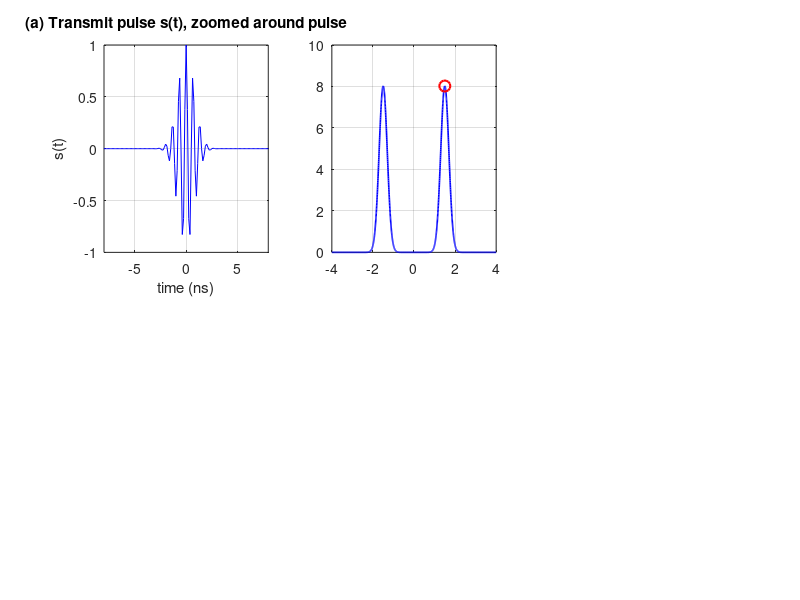

Source code (MATLAB): (Note: this script raises an error after producing the figure.)
%% =====================================================================
%  FFT-DOMAIN (TRUE-TIME-DELAY) BEAMFORMING  --  step-by-step version
%  ---------------------------------------------------------------------
%  Pipeline:
%    1. Take a wideband signal s(t) and compute its COMPLETE FFT S(f)
%       (magnitude spectrum + phase spectrum).
%    2. N-element array -> which directions can we steer to?
%         * ANY direction (-90..90 deg): the delays can take any value.
%         * N of them are INDEPENDENT (non-overlapping, DFT) beams.
%    3. Direction -> delay:  EVERY ANTENNA gets its own delay
%           tau_n(theta) = n*d*sin(theta)/c ,  n = 0..N-1
%       -> for the N independent beams: N directions x N antennas table.
%    4. Simulate the array:  X_n(f) = S(f) * exp(-j*2*pi*f*tau_n)
%    5. Beamform in the FFT domain (delay = linear phase):
%           W_n(f) = (1/N) * exp(+j*2*pi*f*tau_n(theta_s))
%           Y(f)   = sum_n W_n(f) * X_n(f)   (no inverse FFT is used)
%    6. Change the steering delay, see where output power peaks -> DoA.
%    7. Frequency response of the beamformer, true-delay vs phase-shift.
%    8. Repeat for random target angles.
%  No Phased Array Toolbox needed. Requires MATLAB R2018b+ (xline).
%
%  FORMULAS USED (d = lambda/2, theta measured from broadside)
%    delay at antenna n (ANY theta)  tau_n     = n*d*sin(theta)/c
%    phase step per antenna ........ psi       = 2*pi*f*d*sin(theta)/c  (= pi*sin(theta) at f0)
%    N independent (DFT) beams ..... psi_k     = 2*pi*k/N
%    their directions .............. sin(th_k) = 2k/N ,  k = -N/2 ... N/2-1
%    delay STEP of beam k .......... dtau_k    = d*sin(th_k)/c = k/(N*f0)
%                                    (difference between NEIGHBOURING antennas)
%    delay of antenna n, beam k .... tau_n,k   = n*dtau_k     (8 x 8 table, STEP 3)
%    array input ................... X_n(f)    = S(f)*exp(-j*2*pi*f*tau_n)
%    beamformer .................... Y(f)      = sum_n (1/N)*exp(+j*2*pi*f*tau_steer,n) * X_n(f)
%
%  NOTE on "delay" vs "advance": the weight exp(+j2 pi f tau) is a time
%  ADVANCE. In hardware each antenna instead gets the delay (T - tau_n),
%  with T a common delay chosen so all delays are >= 0. A common delay on
%  every antenna does not change the beam direction, so both are the same
%  beamformer (the table in STEP 3 shows the non-negative version).
%
%  NOTE: k = -4 is theta = -90 deg = END-FIRE (along the array), not usable
%  in practice -> 8 independent beams, 7 usable. Directions between the
%  beams are allowed, but those beams overlap the main 8.
%  =====================================================================
clear; clc; close all;
rng('shuffle');
fprintf('=========== FFT BEAMFORMING: STEP BY STEP ===========\n\n');

%% ---------------------------------------------------------------------
%% STEP 0 : PARAMETERS
%% ---------------------------------------------------------------------
c      = 299792458;          % speed of light (m/s)
f0     = 1.5e9;              % centre frequency (Hz), band = 1-2 GHz
lambda = c/f0;               % wavelength (m)
N      = 8;                  % number of array elements
d      = lambda/2;           % element spacing (m)
pos    = (0:N-1).' * d;      % element positions along the array (N x 1)

fs     = 8e9;                % sampling frequency (Hz)
Ns     = 2048;               % number of samples (= FFT length)
t      = (0:Ns-1).' / fs;    % time vector (s)
df     = fs/Ns;              % FFT bin spacing (Hz)
f      = (-Ns/2:Ns/2-1).' * df;   % two-sided frequency axis (Hz), FFT-shifted
band   = abs(f) >= 1e9 & abs(f) <= 2e9;   % signal band (both sides), used for power

trueAngle  = 25;             % actual direction of the target (deg)
steerAngle = 25;             % beam steering direction for the demo (deg)
steerOff   = 33;             % a deliberately mis-steered beam (deg)
noiseStd   = 0;              % set e.g. 0.05 to add sensor noise

fprintf('f0 = %.2f GHz, lambda = %.2f cm, N = %d, d = lambda/2 = %.2f cm\n', ...
    f0/1e9, lambda*100, N, d*100);
fprintf('fs = %.1f GHz, Ns = %d samples, bin spacing = %.3f MHz\n', ...
    fs/1e9, Ns, df/1e6);
fprintf('Note: at 2 GHz, d = %.3f lambda -> grating lobes if steering beyond about %.0f deg.\n\n', ...
    d*2e9/c, asind(c/(2e9*d) - 1));

%% ---------------------------------------------------------------------
%% STEP 1 : TRANSMIT SIGNAL  s(t)  AND ITS COMPLETE FFT  S(f)
%% ---------------------------------------------------------------------
t0    = t(Ns/2+1);                    % pulse centre (sample Ns/2+1)
sigma = 0.8e-9;                       % envelope width (s)
s     = exp(-0.5*((t-t0)/sigma).^2) .* cos(2*pi*f0*(t-t0));   % Ns x 1, real

% ifftshift moves the pulse centre to sample 1 (t = 0), so there is no
% e^{-j2 pi f t0} term and the phase spectrum is flat. (ifftshift is only a
% circular re-ordering of the samples, NOT an inverse FFT.)
S    = fftshift(fft(ifftshift(s)));
magS = abs(S);
S_ph = complex(real(S), imag(S).*(abs(imag(S)) > 1e-9*max(magS)));  % drop round-off
phS  = angle(S_ph);
phS(magS < 1e-3*max(magS)) = NaN;     % phase is meaningless where |S|~0

[~, k0] = min(abs(f - f0));           % FFT bin closest to f0
fprintf('STEP 1: FFT of s(t).  At f = %.4f GHz (bin %d):\n', f(k0)/1e9, k0);
fprintf('        S(f0) = %.4f %+.4fj   |S| = %.4f   phase = %.2f deg\n\n', ...
    real(S(k0)), imag(S(k0)), abs(S(k0)), rad2deg(angle(S(k0))));

[pk, ipk] = max(magS .* (f > 0));     % spectral peak (positive side)

figure('Name','Step 1: signal and its full FFT','Position',[30 50 1300 700]);
subplot(2,3,1);
plot((t-t0)*1e9, s, 'b'); grid on;
xlim([-8 8]); xlabel('time (ns)'); ylabel('s(t)');
title('(a) Transmit pulse s(t), zoomed around pulse');
subplot(2,3,2);
plot(f/1e9, magS, 'b', 'LineWidth', 1.2); hold on; grid on;
plot(f(ipk)/1e9, pk, 'ro', 'MarkerSize', 8, 'LineWidth', 1.5);
xline(-f0/1e9,'k:'); xline(f0/1e9,'k:');
xlim([-3 3]); xlabel('frequency (GHz)'); ylabel('|S(f)|');
title('(b) Whole spectrum |S(f)| (two-sided)');
legend('|S(f)|', sprintf('peak %.3f GHz', f(ipk)/1e9), 'Location','north');
subplot(2,3,3);
zz = abs(f - f0) <= 40e6;
stem(f(zz)/1e6, magS(zz), 'b', 'filled', 'MarkerSize', 4); hold on; grid on;
plot(f(ipk)/1e6, pk, 'ro', 'MarkerSize', 8, 'LineWidth', 1.5);
xlabel('frequency (MHz)'); ylabel('|S(f)|');
title(sprintf('(c) Zoom: FFT bins around f_0 (spacing %.2f MHz)', df/1e6));
subplot(2,3,[4 6]);
plot(f/1e9, rad2deg(phS), 'r.', 'MarkerSize', 5); grid on;
xlim([-3 3]); ylim([-200 200]); yticks(-180:90:180);
xlabel('frequency (GHz)'); ylabel('\angle S(f) (deg)');
title('(d) Phase spectrum \angle S(f)  (masked where |S| is negligible; pulse centred at t = 0 -> flat at 0^\circ)');

%% ---------------------------------------------------------------------
%% STEP 2 : WHICH DIRECTIONS CAN AN N-ELEMENT ARRAY STEER TO?
%% ---------------------------------------------------------------------
% ANY direction: the delay step d*sin(theta)/c can take any value.
% But only N beams are INDEPENDENT (orthogonal, non-overlapping):
%       psi = pi*sin(theta),  psi_k = 2*pi*k/N  ->  sin(theta_k) = 2k/N
% Each of these has a null in the directions of the other N-1 beams.
kk         = (-N/2:N/2-1).';
sinTheta_k = 2*kk/N;
theta_k    = asind(sinTheta_k);
dtau_k     = d*sinTheta_k/c;          % delay STEP between neighbouring antennas

fprintf('STEP 2: the beam can point in ANY direction from -90 to +90 deg.\n');
fprintf('        N = %d antennas give N = %d INDEPENDENT (DFT) beams:\n', N, N);
fprintf('   k   sin(theta_k)   theta_k(deg)   phase step psi_k(deg)   delay STEP between neighbours (ps)\n');
for i = 1:N
    fprintf('  %2d     %+6.3f        %+7.2f            %+7.1f                   %+7.2f\n', ...
        kk(i), sinTheta_k(i), theta_k(i), rad2deg(2*pi*kk(i)/N), dtau_k(i)*1e12);
end
fprintf('   The delay STEP is not the delay of one antenna: antenna n gets n x step (see STEP 3).\n');
fprintf('   Beams are uniform in sin(theta), not theta -> wider near +/-90 deg.\n');
fprintf('   Directions in between (e.g. %d deg) are allowed; they overlap the main beams.\n', trueAngle);
fprintf('   k = -4 (-90 deg) is END-FIRE (along the array): 8 independent beams, 7 usable.\n\n');

figure('Name','Q1: steering directions','Position',[60 60 1100 480]);
subplot(1,2,1); hold on;
plot([-0.9 0.9], [-0.08 -0.08], '-', 'Color', [0.3 0.3 0.3], 'LineWidth', 1.5);
plot(linspace(-0.9,0.9,N), -0.08*ones(1,N), 'ks', 'MarkerFaceColor','k', 'MarkerSize', 5);
text(0, -0.2, 'array (8 elements)', 'HorizontalAlignment','center');
for i = 1:N
    if abs(theta_k(i)) > 89.9
        clr = [0.55 0.55 0.55];  lab = sprintf('k=%d\n%.1f^\\circ\n(end-fire)', kk(i), theta_k(i));
    else
        clr = [0 0.3 0.9];       lab = sprintf('k=%d\n%.1f^\\circ', kk(i), theta_k(i));
    end
    plot([0 sind(theta_k(i))], [0 cosd(theta_k(i))], '-', 'Color', clr, 'LineWidth', 2.2);
    text(1.18*sind(theta_k(i)), 1.18*cosd(theta_k(i)), lab, ...
        'HorizontalAlignment','center', 'FontSize', 9, 'Color', clr);
end
plot([0 sind(trueAngle)], [0 cosd(trueAngle)], '--', 'Color', [0.8 0.2 0.2], 'LineWidth', 2);
text(1.05*sind(trueAngle)+0.25, 1.05*cosd(trueAngle), sprintf('%d^\\circ (in between)', trueAngle), ...
    'Color', [0.8 0.2 0.2], 'FontSize', 9);
axis equal; axis([-1.6 1.6 -0.3 1.4]); axis off;
title({'8 independent beams (blue = 7 usable, grey = end-fire)', ...
       'red dashed = any other direction is also possible'});
subplot(1,2,2);
thC = -90:0.5:90;
plot(thC, d*sind(thC)/c*1e12, 'Color', [0.5 0.5 0.5], 'LineWidth', 1.2); hold on; grid on;
plot(theta_k, dtau_k*1e12, 'o', 'Color', [0 0.3 0.9], 'MarkerFaceColor', [0 0.3 0.9]);
plot(trueAngle, d*sind(trueAngle)/c*1e12, 's', 'Color', [0.8 0.2 0.2], 'MarkerFaceColor', [0.8 0.2 0.2]);
xlabel('direction \theta (deg)'); ylabel('delay step between neighbours (ps)');
title('Delay step = d sin\theta / c  (can take ANY value)');
legend('any direction','8 independent beams', sprintf('example %d^\\circ', trueAngle), 'Location','northwest');

%% ---------------------------------------------------------------------
%% STEP 3 : DIRECTION -> DELAY OF EVERY ANTENNA  tau_n = n*d*sin(theta)/c
%% ---------------------------------------------------------------------
tau_true  = pos*sind(trueAngle)/c;        % N x 1  (true arrival delays)
tau_steer = pos*sind(steerAngle)/c;       % N x 1  (steering delays)

fprintf('STEP 3: EACH ANTENNA has its own delay.  tau_n = n*d*sin(theta)/c\n');
fprintf('   Example, theta = %d deg (not one of the 8 beams):\n', trueAngle);
fprintf('   n    pos (lambda)   tau_true (ps)   tau_steer (ps)\n');
for n = 1:N
    fprintf('  %2d      %5.2f         %8.2f        %8.2f\n', ...
        n-1, pos(n)/lambda, tau_true(n)*1e12, tau_steer(n)*1e12);
end
fprintf('\n');

figure('Name','Q2: delay of each antenna','Position',[60 60 700 450]);
stem(0:N-1, tau_true*1e12, 'filled'); grid on;
xlabel('antenna number n'); ylabel('delay \tau_n (ps)');
title(sprintf('Delay of each antenna, target at %d^\\circ  (\\tau_n = n d sin\\theta / c)', trueAngle));

% ---- 8 directions x 8 antennas table ----
% Row i = direction theta_k(i), column n = antenna n-1:   tau = n * dtau_k
tauTable = dtau_k .* (0:N-1);                          % N x N (s), may be negative
tauPhys  = tauTable - min(tauTable, [], 2);            % add a common delay per row so all >= 0
                                                       % (same shift on all antennas -> same beam)
fprintf('Delay of EVERY antenna for each of the %d independent directions (ps):\n', N);
fprintf(' %3s   %7s   |', 'k', 'theta');
for n = 0:N-1, fprintf(' %7s', sprintf('ant%d', n)); end
fprintf('\n');
for i = 1:N
    fprintf(' %3d   %+7.1f   |', kk(i), theta_k(i));
    fprintf(' %7.1f', tauPhys(i,:)*1e12);
    fprintf('\n');
end
tauEx = (0:N-1)*d*sind(trueAngle)/c;
fprintf(' %3s   %+7.1f   |', '-', trueAngle); fprintf(' %7.1f', tauEx*1e12);
fprintf('   <- any other direction: one more row of 8\n\n');

figure('Name','Delay of each antenna, for each direction','Position',[80 80 850 500]);
cl = lines(N);  cl(N,:) = [0.1 0.1 0.1];    % lines(8) repeats colour 1 as colour 8 -> replace it
hold on;
for i = 1:N
    lw = 1.4;  ls = '-o';
    if abs(theta_k(i)) > 89.9, cl(i,:) = [0.55 0.55 0.55]; ls = '--o'; end
    if kk(i) == 0, lw = 2.8; end
    plot(0:N-1, tauPhys(i,:)*1e12, ls, 'Color', cl(i,:), 'LineWidth', lw, 'MarkerSize', 4);
end
plot(0:N-1, tauEx*1e12, ':s', 'Color', [0.8 0.2 0.2], 'LineWidth', 1.6, 'MarkerSize', 4);
grid on; xlabel('antenna number n'); ylabel('delay given to the antenna (ps)');
title({'Each antenna gets its own delay', ...
       'x: antenna number     y: delay (ps)     one line = one direction'});
legend([arrayfun(@(a) sprintf('%.1f^\\circ', a), theta_k, 'UniformOutput', false); ...
        {sprintf('%d^\\circ (example)', trueAngle)}], 'Location','northeastoutside');

%% ---------------------------------------------------------------------
%% STEP 4 : SIMULATE THE ARRAY  X_n(f) = S(f) * exp(-j 2 pi f tau_n)
%% ---------------------------------------------------------------------
X = receiveArray(S, f, pos, c, trueAngle, noiseStd, Ns);   % Ns x N

relPhaseMeas = angle(X(k0,:) ./ X(k0,1)).';
relPhaseTheo = angle(exp(-1j*2*pi*f(k0)*(tau_true - tau_true(1))));
fprintf('STEP 4: received element spectra X_n(f) = S(f) e^{-j2 pi f tau_n}\n');
fprintf('   Phase of X_n(f0) relative to element 0  (= -2 pi f0 tau_n, wrapped):\n');
fprintf('   n    measured (deg)   theory (deg)\n');
for n = 1:N
    fprintf('  %2d      %8.2f        %8.2f\n', n-1, rad2deg(relPhaseMeas(n)), rad2deg(relPhaseTheo(n)));
end
fprintf('\n');

bi = f >= 1e9 & f <= 2e9;
figure('Name','Step 4: array received signals','Position',[80 60 1000 750]);
subplot(2,2,1);
stem(0:N-1, tau_true*1e12, 'filled'); grid on;
xlabel('element n'); ylabel('\tau_n (ps)');
title(sprintf('True arrival delays, \\theta = %d^\\circ', trueAngle));
subplot(2,2,2);
stem(0:N-1, rad2deg(relPhaseMeas), 'filled'); hold on;
plot(0:N-1, rad2deg(relPhaseTheo), 'ro');  grid on;
xlabel('element n'); ylabel('phase (deg)');
title('Phase of X_n(f_0) rel. to element 0: measured (stem) vs theory (o)');
subplot(2,2,3);
plot(f(bi)/1e9, unwrap(angle(X(bi,:) ./ S(bi))), 'LineWidth', 1.1); grid on;
xlabel('frequency (GHz)'); ylabel('phase of X_n/S (rad)');
title('Phase of each element vs f: slope = -2\pi\tau_n');
legend(arrayfun(@(n) sprintf('n=%d',n), 0:N-1, 'UniformOutput', false), 'Location','southwest','NumColumns',2);
subplot(2,2,4);
plot(f/1e9, abs(X)); grid on; xlim([-3 3]);
xlabel('frequency (GHz)'); ylabel('|X_n(f)|');
title('Element magnitude spectra (delay only changes phase)');

%% ---------------------------------------------------------------------
%% STEP 5 : BEAMFORMING  W_n(f) = (1/N) e^{+j 2 pi f tau_steer,n}
%%                       Y(f)   = sum_n W_n(f) X_n(f)
%% ---------------------------------------------------------------------
W = exp(+1j*2*pi*f*tau_steer.') / N;         % Ns x N steering weights (advance, see header)
Y = sum(W .* X, 2);                          % Ns x 1  beamformer output spectrum

fprintf('STEP 5: steering weights at f0 for theta_s = %d deg\n', steerAngle);
fprintf('   w_n = (1/N) exp(+j 2 pi f0 tau_steer,n)\n');
fprintf('   n    |w_n|    phase(w_n) deg    phase(w_n X_n) rel. elem 0 (deg)\n');
prod0 = W(k0,:) .* X(k0,:);
for n = 1:N
    fprintf('  %2d   %.4f     %9.2f            %9.2f\n', n-1, abs(W(k0,n)), ...
        rad2deg(angle(W(k0,n))), rad2deg(angle(prod0(n)/prod0(1))));
end
fprintf('   -> after weighting every element has the SAME phase (last column ~ 0),\n');
fprintf('      so the N terms add coherently:  |Y(f0)| = %.4f   vs   |S(f0)| = %.4f\n\n', ...
    abs(Y(k0)), abs(S(k0)));

figure('Name','Step 5: steering weight vectors','Position',[110 70 950 700]);
subplot(2,2,1);
stem(0:N-1, abs(W(k0,:)), 'filled'); grid on; ylim([0 0.2]);
xlabel('element n'); ylabel('|w_n|'); title('Weight magnitude at f_0 (= 1/N)');
subplot(2,2,2);
stem(0:N-1, rad2deg(angle(W(k0,:))), 'filled'); grid on;
xlabel('element n'); ylabel('phase (deg)');
title(sprintf('Weight phase at f_0 (wrapped), \\theta_s = %d^\\circ', steerAngle));
subplot(2,2,[3 4]);
imagesc(f(bi)/1e9, 0:N-1, rad2deg(angle(W(bi,:))).'); axis xy; colormap(gca,'jet');
cb = colorbar; ylabel(cb,'phase (deg)');
xlabel('frequency (GHz)'); ylabel('element n');
title('Weight phase of every element at every frequency (phase ramp grows with f)');

W_off = exp(+1j*2*pi*f*(pos*sind(steerOff)/c).') / N;
Y_off = sum(W_off .* X, 2);
W_0   = ones(Ns,N)/N;                        % no delays at all (steer 0 deg)
Y_0   = sum(W_0 .* X, 2);

fprintf('Peak |spectrum|: single element = %.3f | steered %d deg (aligned) = %.3f | steered %d deg = %.3f | no delay = %.3f\n\n', ...
    max(abs(X(:,1))), steerAngle, max(abs(Y)), steerOff, max(abs(Y_off)), max(abs(Y_0)));

figure('Name','Step 5: beamformer output','Position',[140 80 1000 750]);
subplot(3,1,1);
plot(f/1e9, abs(S), 'k', 'LineWidth', 1.5); hold on;
plot(f/1e9, abs(X(:,1)), 'g--');
plot(f/1e9, abs(Y), 'r', 'LineWidth', 1.1); grid on; xlim([-3 3]);
legend('|S(f)| original','|X_0(f)| one element','|Y(f)| beamformer','Location','northeast');
xlabel('frequency (GHz)'); ylabel('magnitude'); title('Output spectrum magnitude');
subplot(3,1,2);
mS = abs(S) > 1e-3*max(abs(S));  mY = abs(Y) > 1e-3*max(abs(Y));
plot(f(mS)/1e9, rad2deg(angle(S(mS))), 'k.', 'MarkerSize', 4); hold on;
plot(f(mY)/1e9, rad2deg(angle(Y(mY))), 'r.', 'MarkerSize', 4); grid on; xlim([-3 3]);
legend('\angle S(f)','\angle Y(f)'); xlabel('frequency (GHz)'); ylabel('phase (deg)');
title('Output phase spectrum: identical to S(f) when steering = target direction');
subplot(3,1,3);
plot(f/1e9, abs(S), 'k', 'LineWidth', 1.5); hold on;
plot(f/1e9, abs(Y), 'r', 'LineWidth', 1.1);
plot(f/1e9, abs(Y_off), 'm:', 'LineWidth', 1.3);
plot(f/1e9, abs(Y_0), 'c-.');
grid on; xlim([-3 3]); xlabel('frequency (GHz)'); ylabel('|Y(f)|');
legend('|S(f)| original','steered at target', ...
    sprintf('steered %d^\\circ (miss)', steerOff), 'no delay', 'Location','northeast');
title('Output spectrum |Y(f)| for different steering delays');

%% ---------------------------------------------------------------------
%% STEP 6 : CHANGE THE DELAY, SEE WHICH DIRECTION THE BEAM POINTS AT
%% ---------------------------------------------------------------------
scanStep  = 0.01;                                   % scan step (deg): make smaller for more directions
thetaScan = -90:scanStep:90;                         % ANY direction
fprintf('Scan step = %g deg -> %d steering directions\n', scanStep, numel(thetaScan));
P_scan    = scanPower(X, f, pos, c, thetaScan, band);
[~, im]   = max(P_scan);
estAngle  = thetaScan(im);

P_disc  = scanPower(X, f, pos, c, theta_k.', band);  % only the 8 independent beams
[~, ik] = max(P_disc);

fprintf('STEP 6: sweeping the steering delay over %d directions\n', numel(thetaScan));
fprintf('   Any delay (fine sweep): power peaks at %.2f deg  (true = %d deg)\n', estAngle, trueAngle);
fprintf('   Only the %d fixed beams: best beam k = %d -> %.1f deg\n', N, kk(ik), theta_k(ik));
fprintf('   (fixed-beam grid limits RESOLUTION, not where the array can point)\n\n');

figure('Name','Q3: output vs steering delay','Position',[60 60 1100 480]);
subplot(1,2,1);
plot(thetaScan, P_scan/max(P_scan), 'b', 'LineWidth', 1.5); hold on; grid on;
plot(estAngle, 1, 'ro', 'MarkerSize', 8, 'LineWidth', 1.5);
xline(trueAngle, 'k--', 'true direction');
xlabel('steering angle (deg)'); ylabel('output power (normalised)');
title(sprintf('Any delay (fine sweep): peak at %.2f^\\circ', estAngle));
subplot(1,2,2);
bar(kk, P_disc/max(P_disc), 'FaceColor', [0.6 0.75 0.95]); hold on;
bar(kk(ik), P_disc(ik)/max(P_disc), 'FaceColor', [0.85 0.2 0.2]);
grid on; xticks(kk); xticklabels(arrayfun(@(a) sprintf('%.1f',a), theta_k, 'UniformOutput', false));
xlabel('beam direction (deg)'); ylabel('output power (normalised)');
title(sprintf('Only the 8 fixed beams: nearest is %.1f^\\circ', theta_k(ik)));

%% ---------------------------------------------------------------------
%% STEP 7 : FREQUENCY RESPONSE OF THE BEAMFORMER
%% ---------------------------------------------------------------------
%   True-time-delay (FFT) beamformer:
%       H(f,theta) = (1/N) sum_n exp( j 2 pi f n d (sin(theta_s)-sin(theta))/c )
%   Single phase-shift beamformer (weights fixed at f0 only):
%       H(f,theta) = (1/N) sum_n exp( j 2 pi n d (f0 sin(theta_s) - f sin(theta))/c )
thetaG = -90:0.25:90;
fPlot  = [1.0 1.5 2.0]*1e9;
Hpat_ttd = zeros(numel(fPlot), numel(thetaG));
Hpat_ps  = zeros(numel(fPlot), numel(thetaG));
for i = 1:numel(fPlot)
    Hpat_ttd(i,:) = abs(mean(exp(1j*2*pi*fPlot(i)/c*(pos*(sind(steerAngle)-sind(thetaG)))), 1));
    Hpat_ps(i,:)  = abs(mean(exp(1j*2*pi/c*(pos*(f0*sind(steerAngle)-fPlot(i)*sind(thetaG)))), 1));
end

fb   = linspace(0.5e9, 2.5e9, 801).';
st_t = sind(trueAngle);
H_ttd_on = mean(exp(1j*2*pi*fb/c*(pos.'*(sind(steerAngle)-st_t))), 2);
H_ps_on  = mean(exp(1j*2*pi/c*((f0*sind(steerAngle)-fb*st_t)*pos.')), 2);
H_ttd_of = mean(exp(1j*2*pi*fb/c*(pos.'*(sind(steerOff)-st_t))), 2);

mk    = f > 0.5e9 & f < 2.5e9 & abs(S) > 0.02*max(abs(S));
Hmeas = Y_off ./ S;

fprintf('STEP 7: frequency response computed (see figure).\n');
fprintf('   True-delay beamformer on target: |H(f)| = 1 at all f (no distortion).\n');
fprintf('   Single phase-shift beamformer:   |H(f)| = %.3f at 1.0 GHz, %.3f at 2.0 GHz\n\n', ...
    abs(interp1(fb, H_ps_on, 1.0e9)), abs(interp1(fb, H_ps_on, 2.0e9)));

figure('Name','Step 7: frequency response','Position',[200 60 1100 800]);
subplot(2,2,1);
plot(thetaG, 20*log10(Hpat_ttd'+eps), 'LineWidth', 1.2); grid on; ylim([-40 2]);
xline(steerAngle,'k--'); xlabel('\theta (deg)'); ylabel('|H| (dB)');
title('True-delay (FFT) beamformer: pattern at 3 frequencies');
legend('1.0 GHz','1.5 GHz','2.0 GHz','Location','south');
subplot(2,2,2);
plot(thetaG, 20*log10(Hpat_ps'+eps), 'LineWidth', 1.2); grid on; ylim([-40 2]);
xline(steerAngle,'k--'); xlabel('\theta (deg)'); ylabel('|H| (dB)');
title('Single phase-shift (f_0 only): beam squints with frequency');
legend('1.0 GHz','1.5 GHz','2.0 GHz','Location','south');
subplot(2,2,3);
plot(fb/1e9, abs(H_ttd_on), 'b', 'LineWidth', 1.5); hold on;
plot(fb/1e9, abs(H_ps_on),  'r', 'LineWidth', 1.5);
plot(fb/1e9, abs(H_ttd_of), 'g', 'LineWidth', 1.5);
plot(f(mk)/1e9, abs(Hmeas(mk)), 'ko', 'MarkerSize', 3);
plot(f/1e9, abs(S)/max(abs(S)), 'Color',[0.6 0.6 0.6]);
grid on; xlim([0.5 2.5]); ylim([0 1.1]);
xlabel('frequency (GHz)'); ylabel('|H(f)|');
title(sprintf('Response for source at \\theta = %d^\\circ', trueAngle));
legend('true-delay, steered on target','phase-shift, steered on target', ...
    sprintf('true-delay, steered %d^\\circ',steerOff),'measured Y/S (simulation)','|S(f)| (scaled)', ...
    'Location','southwest');
subplot(2,2,4);
fg = linspace(0.5e9, 2.5e9, 200);  tg = -90:1:90;
Hmap = zeros(numel(fg), numel(tg));
for i = 1:numel(fg)
    Hmap(i,:) = abs(mean(exp(1j*2*pi/c*(pos*(f0*sind(steerAngle)-fg(i)*sind(tg)))), 1));
end
imagesc(tg, fg/1e9, 20*log10(Hmap+eps), [-40 0]); axis xy; colorbar;
xlabel('\theta (deg)'); ylabel('frequency (GHz)');
title('Phase-shift beamformer |H(f,\theta)| (dB): ridge bends with f');
hold on; xline(steerAngle,'w--');

%% ---------------------------------------------------------------------
%% STEP 8 : REPEAT FOR SEVERAL RANDOM TARGET ANGLES (moving target)
%% ---------------------------------------------------------------------
% A ULA cannot tell theta from 180-theta, so only -90..90 is scanned.
% Targets are drawn from -80..80 deg: near +/-90 (end-fire) the beam is
% very wide and the estimate is poor.
numTrials  = 8;
trueAngles = randi([-80 80], 1, numTrials);
estAngles  = zeros(1, numTrials);
for tr = 1:numTrials
    Xr = receiveArray(S, f, pos, c, trueAngles(tr), noiseStd, Ns);
    Pr = scanPower(Xr, f, pos, c, thetaScan, band);
    [~, ii] = max(Pr);
    estAngles(tr) = thetaScan(ii);
    fprintf('Trial %d: true = %4d deg, estimated = %6.1f deg, error = %.1f deg\n', ...
        tr, trueAngles(tr), estAngles(tr), abs(trueAngles(tr)-estAngles(tr)));
end
fprintf('\nMean absolute error over %d trials: %.2f deg\n', numTrials, mean(abs(trueAngles-estAngles)));

figure('Name','Step 8: tracking accuracy');
plot(1:numTrials, trueAngles, 'bo-', 'LineWidth', 1.5, 'MarkerSize', 8); hold on;
plot(1:numTrials, estAngles,  'rx--', 'LineWidth', 1.5, 'MarkerSize', 10); grid on;
xlabel('trial'); ylabel('angle (deg)'); legend('true','estimated','Location','best');
title('True vs estimated direction (FFT-domain delay-and-sum scan)');

%% =====================  LOCAL FUNCTIONS  ==============================
function X = receiveArray(S, f, pos, c, ang, noiseStd, Ns)
    % Received element spectra for a plane wave from 'ang' degrees
    tau = pos*sind(ang)/c;
    N   = numel(pos);
    X   = S .* exp(-1j*2*pi*f*tau.');
    X   = X + noiseStd*sqrt(Ns/2)*(randn(Ns,N) + 1j*randn(Ns,N));
end

function P = scanPower(X, f, pos, c, grid, band)
    % Output power of the FFT-domain delay-and-sum beamformer for every
    % steering angle in 'grid', summed only over the signal band
    % (out-of-band bins hold only noise).
    N  = numel(pos);
    P  = zeros(size(grid));
    fb = f(band);  Xb = X(band, :);          % keep only the 1-2 GHz bins
    for i = 1:numel(grid)
        tau_s = pos*sind(grid(i))/c;
        Wg    = exp(1j*2*pi*fb*tau_s.') / N;   % only the band bins -> faster
        Yg    = sum(Wg .* Xb, 2);
        P(i)  = sum(abs(Yg).^2);
    end
end
%% STEERING IS NOT LIMITED: many beams on polar plots
%  Runs on its own, or paste at the end of fft_beamforming.m.
if ~exist('N','var'),  N  = 8;          end
if ~exist('c','var'),  c  = 299792458;  end
if ~exist('f0','var'), f0 = 1.5e9;      end
if ~exist('d','var'),  d  = c/f0/2;     end

n    = (0:N-1).';
th   = -90:0.25:90;
beam = @(a) abs(mean(exp(1j*2*pi*f0*n*d*(sind(a)-sind(th))/c), 1));

figure('Name','Steering is not limited','Position',[50 80 1400 520]);

% (1) beam steered every 10 deg from -60 to +60
subplot(1,2,1);
angs = -60:10:60;
cols = turbo(numel(angs));
for i = 1:numel(angs)
    polarplot(deg2rad(th), beam(angs(i)), 'Color', cols(i,:), 'LineWidth', 1.6); hold on;
end
ax = gca; ax.ThetaZeroLocation = 'top'; ax.ThetaDir = 'clockwise'; thetalim([-90 90]);
legend(arrayfun(@(a) sprintf('%d^\\circ', a), angs, 'UniformOutput', false), ...
    'Location','southoutside','NumColumns',7);
title({'(1) Beam steered every 10^\circ from -60^\circ to +60^\circ', ...
       '13 beams, each points exactly where we set it'});

% (2) zoom: beams IN BETWEEN two of the 8 beams (14.5 and 30 deg)
subplot(1,2,2);
h1 = polarplot(deg2rad(th), beam(asind(0.25)), '--', 'Color', [0.55 0.55 0.55], 'LineWidth', 2.2); hold on;
polarplot(deg2rad(th), beam(30), '--', 'Color', [0.55 0.55 0.55], 'LineWidth', 2.2);
angs2 = 16:2:28;
cols2 = autumn(numel(angs2)+2);
hh = gobjects(1, numel(angs2));
for i = 1:numel(angs2)
    hh(i) = polarplot(deg2rad(th), beam(angs2(i)), 'Color', cols2(i,:), 'LineWidth', 1.6);
end
ax = gca; ax.ThetaZeroLocation = 'top'; ax.ThetaDir = 'clockwise'; thetalim([-90 90]);
legend([hh h1], [arrayfun(@(a) sprintf('%d^\\circ', a), angs2, 'UniformOutput', false), ...
    {'14.5^\circ & 30^\circ (two of the 8 beams)'}], 'Location','southoutside','NumColumns',4);
title({'(2) Zoom: 7 beams IN BETWEEN 14.5^\circ and 30^\circ', ...
       'steering is not limited to the 8 beams'});
